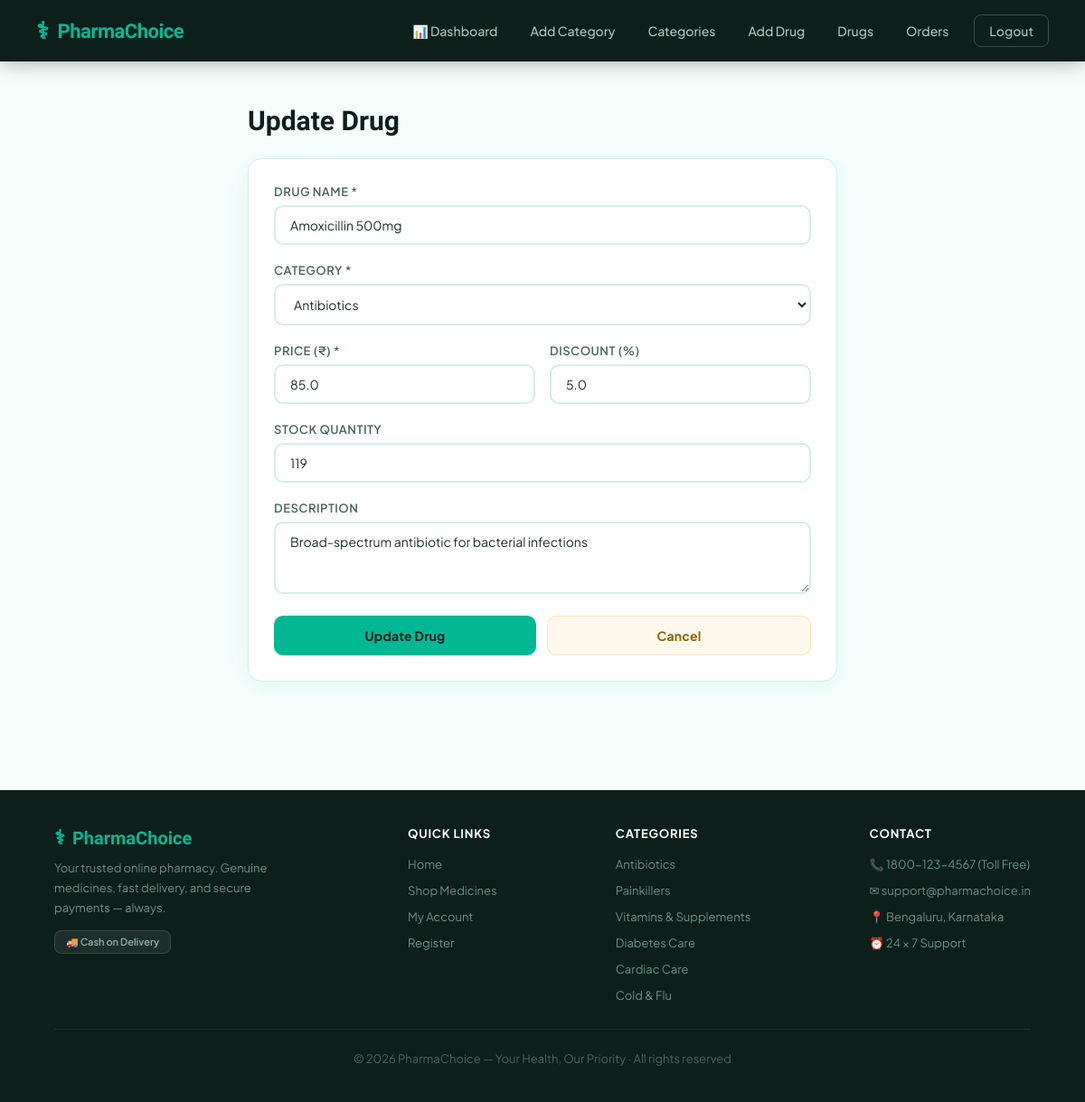
Page /updatedrug/1 (signed in) on the committed database.
### tables this page shows
CREATE TABLE drug (
            id INTEGER PRIMARY KEY AUTOINCREMENT,
            name TEXT NOT NULL,
            category_id INTEGER,
            price REAL NOT NULL,
            discount REAL DEFAULT 0,
            stock INTEGER DEFAULT 0,
            description TEXT,
            updated_date TEXT,
            FOREIGN KEY(category_id) REFERENCES category(id)
        );

CREATE TABLE category (
            id INTEGER PRIMARY KEY AUTOINCREMENT,
            name TEXT NOT NULL UNIQUE
        );

### app.py (the view, shortened to what this page needs)
@app.route('/updatedrug/<int:did>', methods=['GET','POST'])
@admin_required
def update_drug(did):
    db = get_db()
    drug = db.execute('SELECT * FROM drug WHERE id=?', (did,)).fetchone()
    categories = db.execute('SELECT * FROM category ORDER BY name').fetchall()
    if not drug:
        flash('Drug not found!', 'danger')
        return redirect(url_for('view_drugs'))
    return render_template('update_drug.html', drug=drug, categories=categories)

### app.py (called while the page is built)
def get_db():
    conn = sqlite3.connect(DB)
    conn.row_factory = sqlite3.Row
    return conn

def admin_required(f):
    from functools import wraps
    @wraps(f)
    def decorated(*args, **kwargs):
        if not session.get('admin'):
            flash('Please login as admin first.', 'danger')
            return redirect(url_for('login'))
        return f(*args, **kwargs)
    return decorated

### templates/update_drug.html (shortened to what this page needs)
{% extends 'base.html' %}
{% block content %}
<div class="container" style="max-width:700px;">
    <h1>Update Drug</h1>
    <div class="card">
        <form method="POST">
            <div class="form-group">
                <label>Drug Name *</label>
                <input type="text" name="name" value="{{ drug.name }}" required />
            </div>
            <div class="form-group">
                <label>Category *</label>
                <select name="category_id" required>
                    {% for cat in categories %}
                    <option value="{{ cat.id }}" {% if cat.id==drug.category_id %}selected{% endif %}>{{ cat.name }}</option>
                    {% endfor %}
                </select>
            </div>
            <div style="display:grid;grid-template-columns:1fr 1fr;gap:16px;">
                <div class="form-group">
                    <label>Price (₹) *</label>
                    <input type="number" name="price" value="{{ drug.price }}" min="0" step="0.01" required />
                </div>
                <div class="form-group">
                    <label>Discount (%)</label>
                    <input type="number" name="discount" value="{{ drug.discount }}" min="0" max="100" step="0.1" />
                </div>
            </div>
            <div class="form-group">
                <label>Stock Quantity</label>
                <input type="number" name="stock" value="{{ drug.stock }}" min="0" />
            </div>
            <div class="form-group">
                <label>Description</label>
                <textarea name="description" rows="3">{{ drug.description }}</textarea>
            </div>
            <div style="display:flex;gap:12px;">
                <button type="submit" class="btn btn-primary" style="flex:1;padding:12px;">Update Drug</button>
                <a href="{{ url_for('view_drugs') }}" class="btn btn-warning" style="flex:1;padding:12px;text-align:center;">Cancel</a>
            </div>
        </form>
    </div>
</div>
{% endblock %}

### static/css/style.css (style rules this page uses)
:root { --em: #00b894; --em-d: #00896e; --em-l: #e6faf6; --mint: #d0f5ec; --dark: #0d1f1a; --dark2: #162720; --ink: #1a2e28; --slate: #4a6560; --muted: #7a9e97; --border: #d4ede8; --white: #ffffff; --cream: #f6fefc; --accent: #ff6b35; --warn: #f5a623; --warn-l: #fff8ec; --red: #e74c3c; --red-l: #fdecea; --blue: #3498db; --blue-l: #eaf4fb; --cs: 0 4px 24px rgba(0,184,148,.1); --ch: 0 8px 40px rgba(0,184,148,.18); }
* { margin: 0; padding: 0; box-sizing: border-box; }
html { scroll-behavior: smooth; }
body { font-family: 'Plus Jakarta Sans', sans-serif; background: var(--cream); color: var(--ink); min-height: 100vh; }
.container { max-width: 1220px; margin: 0 auto; padding: 36px 24px; }
h1 { font-family: 'Sora',sans-serif; color: var(--dark); font-size: 30px; font-weight: 700; margin-bottom: 24px; }
.card { background: var(--white); border-radius: 16px; padding: 28px; box-shadow: var(--cs); margin-bottom: 24px; border: 1px solid var(--border); }
.form-group { margin-bottom: 20px; }
.form-group label { display: block; margin-bottom: 7px; font-weight: 600; font-size: 13px; color: var(--slate); text-transform: uppercase; letter-spacing: .5px; }
.form-group input, .form-group select, .form-group textarea { width: 100%; padding: 11px 16px; border: 2px solid var(--border); border-radius: 10px; font-size: 14px; font-family: inherit; color: var(--ink); background: var(--white); transition: border .2s, box-shadow .2s; }
.btn { display: inline-flex; align-items: center; justify-content: center; gap: 7px; padding: 11px 24px; border: none; border-radius: 10px; cursor: pointer; font-size: 14px; font-weight: 700; font-family: inherit; text-decoration: none; transition: all .22s; letter-spacing: .2px; }
.btn-primary { background: var(--em); color: var(--dark); }
.btn-warning { background: var(--warn-l); color: #8a6200; border: 1px solid rgba(245,166,35,.25); }

### rows in the picture
drug: name "Amoxicillin 500mg", category_id "Antibiotics", price "85.0", discount "5.0", stock "119", description "Broad-spectrum antibiotic for bacterial infections"
